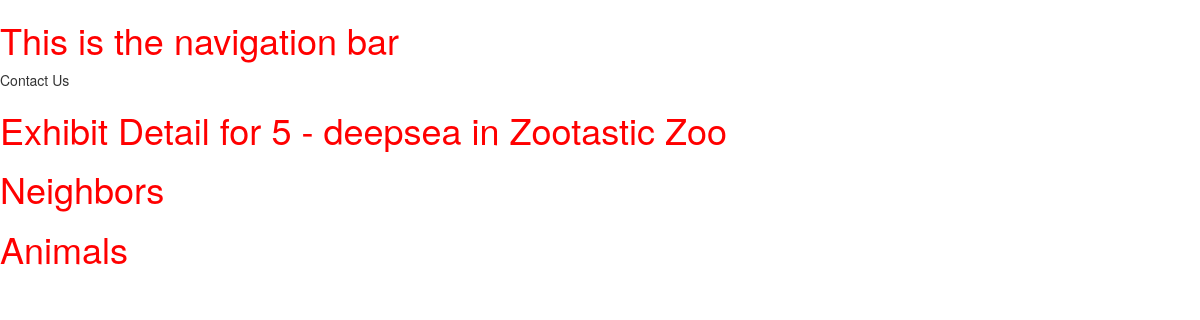
/zoo/exhibit/5, run on the app's committed database.
### zoo/models.py (models this page shows, shortened)
class Exhibit(models.Model):
	name = models.CharField(max_length=200, help_text="Enter Exhbit Name")
	zoo = models.ForeignKey('Zoo', on_delete=models.SET_NULL, null=True)

class Zoo(models.Model):
	name = models.CharField(max_length=200, help_text="Enter Zoo Name")
	logoFileName = models.CharField(max_length=200, help_text="Enter logo file name", null=True)

### zoo/views.py (the view)
# urls.py: path('exhibit/<int:pk>', views.ExhibitDetailView.as_view(), name='exhibitDetail'),
class ExhibitDetailView(generic.DetailView):
    model = Exhibit

### zoo/templates/zoo/exhibit_detail.html (shortened to what this page needs)
{% extends "base_generic.html" %}
{% block content %}
<h1>Exhibit Detail for {{ exhibit.id }} - {{ exhibit.name }} in {{ exhibit.zoo.name }}</h1>
<h1>Neighbors</h1>
<h1>Animals</h1>
{% endblock %}

### zoo/static/css/styles.css (style rules this page uses)
h1 { color:red; backgroundcolor:blue; }

### data on the page
Exhibit: id "5", name "deepsea", zoo.name "Zootastic Zoo"
